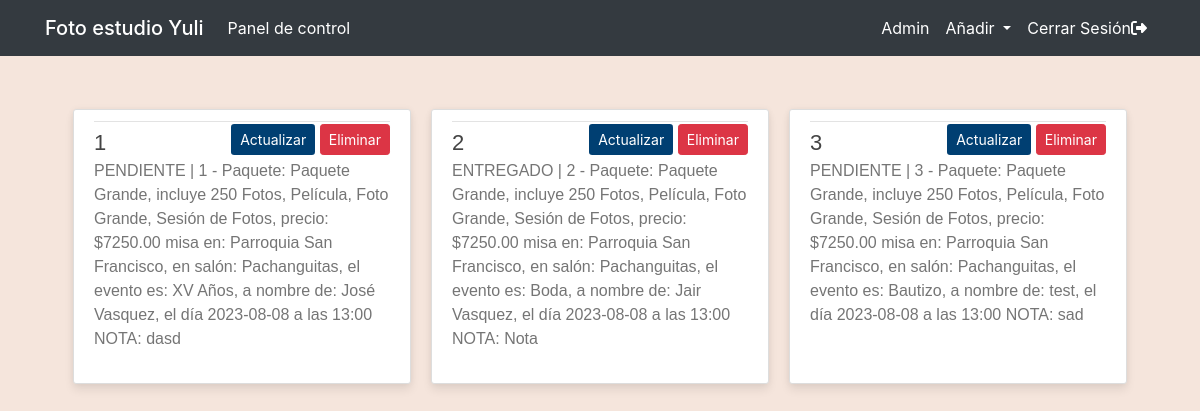
The app's page /contratos (signed in) with its own data.
### main/models.py (models this page shows, shortened)
class Contrato(models.Model):
    folio_contrato = models.AutoField(primary_key=True)
    paquete_contrato = models.ForeignKey(Paquete, null=False, blank=False, on_delete=models.CASCADE)
    nombre_cliente_contrato = models.CharField(max_length=100)
    fecha_contrato = models.DateField()
    lugar_contrato = models.ForeignKey(Ubicacion, null=False, blank=False, on_delete=models.CASCADE)
    templo_contrato = models.ForeignKey(Templo, null=False, blank=False, on_delete=models.CASCADE)
    salon_contrato = models.ForeignKey(Salon, null=False, blank=False, on_delete=models.CASCADE)
    tipo_evento_contrato = models.CharField(max_length=50)
    hora_contrato = models.CharField(max_length=10)
    nota_contrato = models.TextField()
    contrato_activo = models.BooleanField(default=True)
    slug = models.SlugField(unique=True, blank=True)
    def __str__(self):
        txt = "{0} | {1} - Paquete: {2} misa en: {3}, en salón: {4}, el evento es: {5}, a nombre de: {6}, el día {7} a las {8} NOTA: {9}"
        if self.contrato_activo:
            activo = "PENDIENTE"
        else:
            activo = "ENTREGADO"
        return txt.format(activo, self.folio_contrato, self.paquete_contrato, self.templo_contrato, self.salon_contrato, self.tipo_evento_contrato, self.nombre_cliente_contrato, self.fecha_contrato, self.hora_contrato, self.nota_contrato)

class Paquete(models.Model):
    codigo_paquete = models.AutoField(primary_key=True)
    nombre_paquete = models.CharField(max_length=30)
    descripcion_paquete = models.CharField(max_length=255)
    precio_paquete = models.PositiveSmallIntegerField(default=5)
    slug = models.SlugField(unique=True, blank=True)
    def __str__(self):
        txt = "{0}, incluye {1}, precio: ${2}.00"
        return txt.format(self.nombre_paquete, self.descripcion_paquete, self.precio_paquete)
    class Meta:
        verbose_name_plural = "Paquetes"

class Templo(models.Model):
    codigo_templo = models.AutoField(primary_key=True)
    nombre_templo = models.CharField(max_length=30)
    ubicacion_templo = models.CharField(max_length=100)
    slug = models.SlugField(unique=True, blank=True)
    def __str__(self):
        txt = "{0}"
        return txt.format(self.nombre_templo)

class Salon(models.Model):
    codigo_salon = models.AutoField(primary_key=True)
    nombre_salon = models.CharField(max_length=30)
    ubicacion_salon = models.CharField(max_length=100)
    slug = models.SlugField(unique=True, blank=True)
    def __str__(self):
        txt = "{0}"
        return txt.format(self.nombre_salon)
    class Meta:
        verbose_name_plural = "Salones"

### main/decorators.py (the view)
        def _wrapped_view(request, *args, **kwargs):
            if not request.user.is_superuser:
                messages.error(request, "¡No estás autorizado a esto! Ingresa para continuar")
                return redirect(redirect_url)
            return view_func(request, *args, **kwargs)

### main/views.py (called while the page is built)
@user_is_superuser
def contratos(request):
    matching_series = Contrato.objects.all()
    return render(
        request=request,
        template_name='main/lista.html',
        context={"objects": matching_series,
                 "type": "contratos"}
    )

### main/templates/main/lista.html (shortened to what this page needs)
{% extends 'main/header.html' %}
{% block content %}
    <div class="row display.flex justify-content-start">
        {% if type == "trabajadores" %}
        {% for object in objects %}
        <div class="col-lg-4 col-md-6 col-sm-12 mobiledevice">
            <article class="media content-section customhover" style="height: 95%;">
                <div class="media-body">
                    <div class="article-metadata">
                        <div style="float: right">
                                <a class="btn btncolor btn-sm mt-1 mb-1" href="{% url 'actualizar_trabajador' object.slug %}">Actualizar</a>
                                <a class="btn btn-danger btn-sm mt-1 mb-1" href="{% url 'eliminar_trabajador' object.slug %}">Eliminar</a>
                        </div>
                    </div>
                    <div>
                        <a class="article-title line-clamp-2 title-style" style="font-size: 22px" href="trabajadores/{{object.slug}}">
                            {{ object.nombre_empleado }}
                        </a>
                    </div>
                    <a href="trabajadores/{{object.slug}}" style="text-decoration: none;">
                        <p class="article-content line-clamp-5 subtitle-style">{{ object.tipo_trabajo}}</p>
                    </a>
                </div>
            </article>
        </div>
        {% endfor %}
        {% elif type == "contratos" %}
        {% for object in objects %}
        <div class="col-lg-4 col-md-6 col-sm-12 mobiledevice">
            <article class="media content-section customhover" style="height: 95%;">
                <div class="media-body">
                    <div class="article-metadata">
                        <div style="float: right">
                                <a class="btn btncolor btn-sm mt-1 mb-1" href="{% url 'actualizar_contrato' object.slug %}">Actualizar</a>
                                <a class="btn btn-danger btn-sm mt-1 mb-1" href="{% url 'eliminar_contrato' object.slug %}">Eliminar</a>
                        </div>
                    </div>
                    <div>
                        <a class="article-title line-clamp-2 title-style" style="font-size: 22px" href="contratos/{{object.slug}}">
                            {{ object.folio_contrato }}
                        </a>
                    </div>
                    <a href="contratos/{{object.slug}}" style="text-decoration: none;">
                        <p class="article-content line-clamp-5 subtitle-style">{{ object }}</p>
                    </a>
                </div>
            </article>
        </div>
        {% endfor %}
        {% endif %}
    </div>
{% endblock content %}

### main/templates/main/header.html (shortened to what this page needs)
{%load static %}
<!DOCTYPE html>
<html>
    <head>
        <link rel="stylesheet" href="https://cdn.jsdelivr.net/npm/bootstrap@4.3.1/dist/css/bootstrap.min.css"
>
         <link rel="stylesheet" href="{% static 'fontawesomefree/css/all.min.css' %}" type="text/css">
         <link rel="stylesheet" type="text/css" href="{% static 'main/main.css' %}">
    </head>
    <body>
        {% include 'main/includes/navbar.html' %}
        <main role="main" class="container p-5">
            <div class="row">
                <div class="col-lg-12 col-md-12-p-0 col-sm-12">
                    {% block content %}
                    {% endblock %}
                </div>
            </div>
        </main>
    </body>
</html>

### main/templates/main/includes/navbar.html (shortened to what this page needs)
{%load static %}
<header class="site-header" style="margin-bottom: 5px;">
    <nav class="navbar navbar-expand-md bg-dark navbar-dark">
        <div class="container">
            <a class="navbar-brand mb-0 h1" href="{% url 'panel' %}">
                Foto estudio Yuli
              </a>
            <div class="collapse navbar-collapse" id="navbarToggle">
                <div class="navbar-nav mr-auto">
                    <a class="nav-item nav-link" href="{% url 'panel' %}">Panel de control</a>
                </div>
                <div class="navbar-nav">
                    {% if user.is_authenticated %}
                        {% if user.is_superuser %}
                            <a class="nav-item nav-link" href="admin/">Admin</a>
                            <li class="nav-item dropdown">
                                <a class="nav-link dropdown-toggle" href="#" id="navbarDropdown" role="button" data-toggle="dropdown" aria-haspopup="true" aria-expanded="false">
                                  Añadir
                                </a>
                            </li>
                        {% endif %}
                    <a class="nav-item nav-link" href="{% url 'logout' %}">
                        Cerrar Sesión<i class="fas fa-sign-out-alt"></i>
                    </a>
                    {% endif %}
                </div>
            </div>
        </div>
    </nav>
</header>

### main/static/main/main.css (style rules this page uses)
:root { --footercolor: #003F72; --navbarcolor: #ffffff; --btncolor: #003F72; --socialcolor: #003F72; --brightText: #ffffff; }
.btncolor { background-color: var(--btncolor) !important; color: var(--brightText) !important; }
body { background: #f5e5dc; }
.site-header .navbar-nav .nav-link { color: var(--brightText); }
.content-section { background: #ffffff; padding: 10px 20px; border: 1px solid #dddddd; border-radius: 3px; margin-bottom: 20px; }
.article-title { color: #444444; }
.article-content { white-space: pre-line; }
.article-metadata { padding-bottom: 1px; margin-bottom: 4px; border-bottom: 1px solid #e3e3e3 }
.customhover { background: #fff; box-shadow: 0 6px 10px rgba(0,0,0,.08), 0 0 6px rgba(0,0,0,.05); transition: .3s transform cubic-bezier(.155,1.105,.295,1.12),.3s box-shadow,.3s -webkit-transform cubic-bezier(.155,1.105,.295,1.12); cursor: pointer; }
@media screen and (min-width: 600px) { .mobiledevice { padding-left: 10px; padding-right: 10px; } }
.title-style { font-family: 'Trebuchet MS', 'Lucida Sans Unicode', 'Lucida Grande', 'Lucida Sans', Arial, sans-serif !important; }
.subtitle-style { font-family: Verdana, Geneva, Tahoma, sans-serif !important; color: rgba(117, 117, 117, 1) !important; }

### records on screen
Contrato: folio_contrato "1", contrato_activo+folio_contrato+paquete_contrato "PENDIENTE | 1 - Paquete: Paquete Grande, incluye 250 Fotos, Película, Foto Grande, Sesión de Fotos, precio: $7250.00 misa en: Parroquia San Francisco, en salón: Pachanguitas, el evento es: XV Años, a nombre de: José Vasquez, el día 2023-08-08 a las 13:00 NOTA: dasd"
Contrato: folio_contrato "2", contrato_activo+folio_contrato+paquete_contrato "ENTREGADO | 2 - Paquete: Paquete Grande, incluye 250 Fotos, Película, Foto Grande, Sesión de Fotos, precio: $7250.00 misa en: Parroquia San Francisco, en salón: Pachanguitas, el evento es: Boda, a nombre de: Jair Vasquez, el día 2023-08-08 a las 13:00 NOTA: Nota"
Contrato: folio_contrato "3", contrato_activo+folio_contrato+paquete_contrato "PENDIENTE | 3 - Paquete: Paquete Grande, incluye 250 Fotos, Película, Foto Grande, Sesión de Fotos, precio: $7250.00 misa en: Parroquia San Francisco, en salón: Pachanguitas, el evento es: Bautizo, a nombre de: test, el día 2023-08-08 a las 13:00 NOTA: sad"
